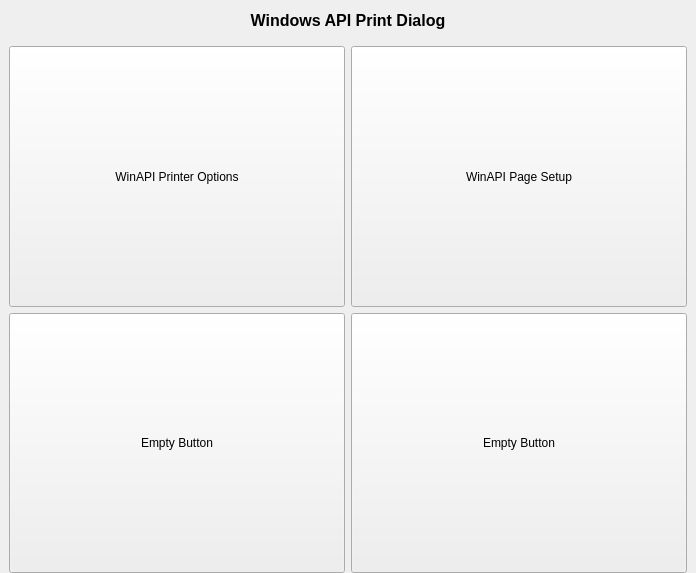
<?xml version="1.0" encoding="UTF-8"?>
<ui version="4.0">
 <class>MiscellaneousWinPrintDlg</class>
 <widget class="MiscellaneousBase" name="MiscellaneousWinPrintDlg">
  <property name="geometry">
   <rect>
    <x>0</x>
    <y>0</y>
    <width>696</width>
    <height>573</height>
   </rect>
  </property>
  <property name="windowTitle">
   <string>MiscellaneousWinPrintDlg</string>
  </property>
  <property name="styleSheet">
   <string notr="true"/>
  </property>
  <layout class="QVBoxLayout" name="verticalLayout">
   <property name="leftMargin">
    <number>0</number>
   </property>
   <property name="topMargin">
    <number>0</number>
   </property>
   <property name="rightMargin">
    <number>0</number>
   </property>
   <property name="bottomMargin">
    <number>0</number>
   </property>
   <item>
    <layout class="QHBoxLayout" name="horizontalLayout">
     <item>
      <widget class="QLabel" name="lbTitle">
       <property name="minimumSize">
        <size>
         <width>0</width>
         <height>40</height>
        </size>
       </property>
       <property name="font">
        <font>
         <pointsize>12</pointsize>
         <weight>75</weight>
         <bold>true</bold>
        </font>
       </property>
       <property name="text">
        <string>Windows API Print Dialog</string>
       </property>
       <property name="alignment">
        <set>Qt::AlignCenter</set>
       </property>
      </widget>
     </item>
    </layout>
   </item>
   <item>
    <layout class="QGridLayout" name="gridLayout">
     <property name="leftMargin">
      <number>9</number>
     </property>
     <property name="rightMargin">
      <number>9</number>
     </property>
     <item row="0" column="1">
      <widget class="QPushButton" name="btnPageSetup">
       <property name="sizePolicy">
        <sizepolicy hsizetype="Expanding" vsizetype="Expanding">
         <horstretch>0</horstretch>
         <verstretch>0</verstretch>
        </sizepolicy>
       </property>
       <property name="minimumSize">
        <size>
         <width>140</width>
         <height>30</height>
        </size>
       </property>
       <property name="text">
        <string>WinAPI Page Setup</string>
       </property>
      </widget>
     </item>
     <item row="0" column="0">
      <widget class="QPushButton" name="btnPrinterOptions">
       <property name="sizePolicy">
        <sizepolicy hsizetype="Expanding" vsizetype="Expanding">
         <horstretch>0</horstretch>
         <verstretch>0</verstretch>
        </sizepolicy>
       </property>
       <property name="minimumSize">
        <size>
         <width>140</width>
         <height>30</height>
        </size>
       </property>
       <property name="text">
        <string>WinAPI Printer Options</string>
       </property>
      </widget>
     </item>
     <item row="1" column="0">
      <widget class="QPushButton" name="btnEmpty1">
       <property name="sizePolicy">
        <sizepolicy hsizetype="Expanding" vsizetype="Expanding">
         <horstretch>0</horstretch>
         <verstretch>0</verstretch>
        </sizepolicy>
       </property>
       <property name="minimumSize">
        <size>
         <width>140</width>
         <height>30</height>
        </size>
       </property>
       <property name="text">
        <string>Empty Button</string>
       </property>
      </widget>
     </item>
     <item row="1" column="1">
      <widget class="QPushButton" name="btnEmpty2">
       <property name="sizePolicy">
        <sizepolicy hsizetype="Expanding" vsizetype="Expanding">
         <horstretch>0</horstretch>
         <verstretch>0</verstretch>
        </sizepolicy>
       </property>
       <property name="minimumSize">
        <size>
         <width>140</width>
         <height>30</height>
        </size>
       </property>
       <property name="text">
        <string>Empty Button</string>
       </property>
      </widget>
     </item>
    </layout>
   </item>
  </layout>
 </widget>
 <layoutdefault spacing="6" margin="11"/>
 <customwidgets>
  <customwidget>
   <class>MiscellaneousBase</class>
   <extends>QWidget</extends>
   <header>miscellaneousbase.h</header>
   <container>1</container>
  </customwidget>
 </customwidgets>
 <resources/>
 <connections/>
</ui>
